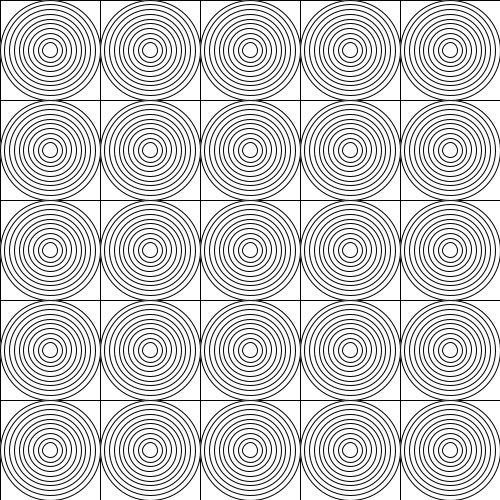
Frame 1 (no input)
Frame 60 (the mouse pressed at the canvas centre just before this capture): identical to frame 1, image omitted
Frame 120 (the mouse held since frame 60 and released just before this capture): identical to frame 1, image omitted

The Processing sketch that drew this single still picture (run headless with seeded random() and noise(); from frame 60 on, the mouse is pressed at the canvas centre):

// Processing sketch: ejer1CicloForTres
// ── ejer1CicloForTres.pde
int cant = 5;
int tam;
void setup() {
  size(500, 500);
  tam = width/cant;
}
void draw() {
  background(0);
  for (int i=0; i<cant; i++) {
    for (int j=0; j<cant; j++) {
      rect(i*tam, j*tam, tam, tam);
      for (int e=0; e<10; e++) {
        float diam = map(e, 0, 10, tam, 5);
        fill(255);
        ellipse(i*tam+tam/2, j*tam+tam/2, diam, diam);
      }
    }
  }
}
